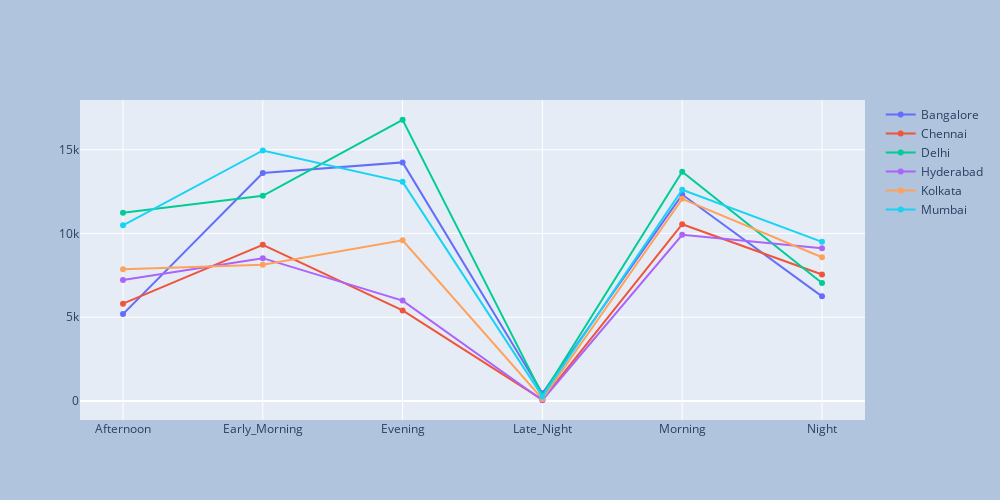

Notebook source saved alongside this figure:
### Markdown cell above
- Individual cities and their operating times

### Code cell
cities = [i for i,df in data.groupby('source_city')]
fig = go.Figure()
for i in cities:
    values = data[data['source_city']==i]
    dep_time = [i for i,df in values.groupby('departure_time')]
    values = list(values.groupby('departure_time').count()['airline'].values)
    fig.add_trace(go.Scatter(
    x=dep_time,
    y=values,name = i))
fig.update_layout(
    width=1000,
    height=500,
    paper_bgcolor="LightSteelBlue",
)    
fig.show()

### Figure 1 — Plotly figure (JSON) as saved in the notebook; plotly's stock layout.template omitted (floating-point values rounded to 4 significant figures)
{"data": [{"name": "Bangalore", "type": "scatter", "x": ["Afternoon", "Early_Morning", "Evening", "Late_Night", "Morning", "Night"], "y": [5183, 13611, 14243, 457, 12323, 6244]}, {"name": "Chennai", "type": "scatter", "x": ["Afternoon", "Early_Morning", "Evening", "Late_Night", "Morning", "Night"], "y": [5807, 9319, 5402, 72, 10550, 7550]}, {"name": "Delhi", "type": "scatter", "x": ["Afternoon", "Early_Morning", "Evening", "Late_Night", "Morning", "Night"], "y": [11234, 12248, 16790, 357, 13679, 7035]}, {"name": "Hyderabad", "type": "scatter", "x": ["Afternoon", "Early_Morning", "Evening", "Late_Night", "Morning", "Night"], "y": [7221, 8524, 5991, 38, 9923, 9109]}, {"name": "Kolkata", "type": "scatter", "x": ["Afternoon", "Early_Morning", "Evening", "Late_Night", "Morning", "Night"], "y": [7863, 8133, 9594, 114, 12065, 8578]}, {"name": "Mumbai", "type": "scatter", "x": ["Afternoon", "Early_Morning", "Evening", "Late_Night", "Morning", "Night"], "y": [10486, 14955, 13082, 268, 12606, 9499]}], "layout": {"height": 500, "paper_bgcolor": "LightSteelBlue", "width": 1000}}
